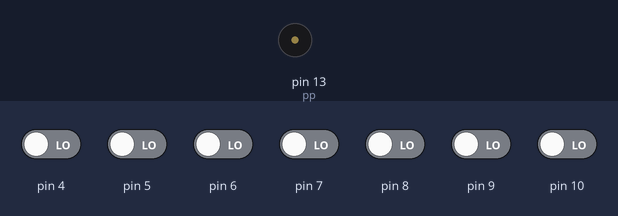
The sketch below on a simulated Arduino Uno, built with avr-gcc and run on an emulated ATmega328P. Parts: buzzer (waves = sounding). The inputs (shaded band) are chosen by the test bench; at power-on: pin 4–10 LOW.

Above: at 1.2 s.
1.3 s: pin 4 driven HIGH
At 1.45 s:
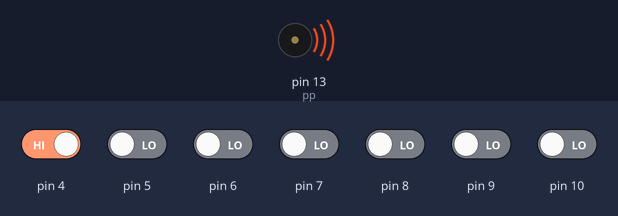
4.3 s: pin 4 driven LOW
At 5.1 s:
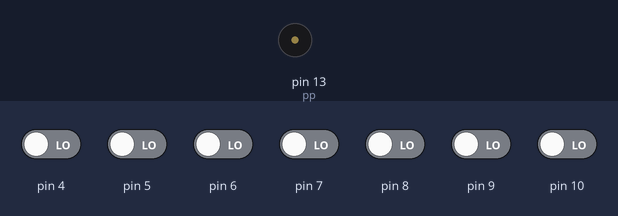
5.8 s: pin 5 driven HIGH
At 5.95 s:
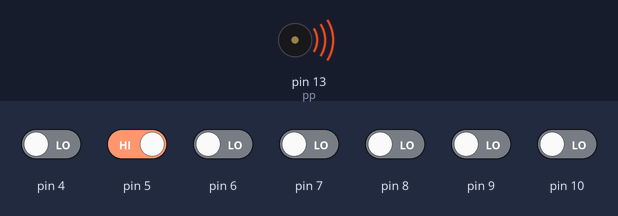
Timing chart, 0 to 8.8 s (numbered marks = the images above; inputs shaded):
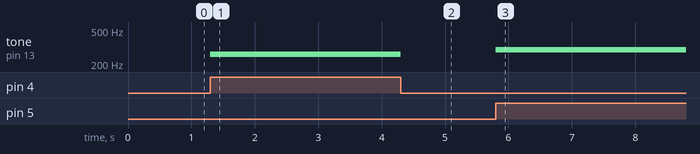

Measured:
- after the input at 1.3 s, tone on pin 13 (pp): silent → 261 Hz at once
- after the input at 4.3 s, tone on pin 13 (pp): 261 Hz → silent at once
- after the input at 5.8 s, tone on pin 13 (pp): silent → 293 Hz at once

The sketch:

lab8_21.ino
```cpp
// LAB8_2

#define pp 13
const int hz[] = {261, 293, 329, 349, 391, 440, 493};


void setup()
{
  for(int i=4; i<11; i++){
    pinMode(i, INPUT);
  }
}

int readButton(){

  while(true){
    for(int i=4; i<11; i++){
      if(digitalRead(i) == HIGH){
        return i-4;
      }
    }
  }
}


void loop()
{
  tone(pp, hz[readButton()], 300);
  delay(300);
  noTone(pp);
}
```
